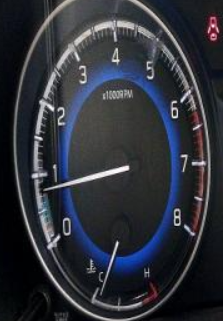
#> input picture src/test4.png, 223 x 321 px
$ python canny.py
#> lines starting #> are read from the running program, lines starting #| are printed output that depends on the picture; after the words box and inside, x2 and y2 are one past the last pixel; in counts of white or black regions, pixels touching at a corner belong together
#> further down, img is the input picture: shape (321, 223, 3); mean B, G, R 57.4, 49.1, 46.1
import cv2
import numpy as np

def principal_axes_from_contour(cnt):
    """
    Возвращает:
      mean (2,), eigenvalues (2,), eigenvectors (2,2)
    где eigenvectors[:,0] — главная ось (для max eigenvalue).
    """
    pts = cnt.reshape(-1, 2).astype(np.float64)
    mean = pts.mean(axis=0)

    # ковариация (PCA). Можно через моменты, но так устойчивее и проще.
    centered = pts - mean
    cov = (centered.T @ centered) / max(len(pts), 1)

    # eigen decomposition (2x2)
    vals, vecs = np.linalg.eigh(cov)  # vals по возрастанию
    order = np.argsort(vals)[::-1]    # по убыванию
    vals = vals[order]
    vecs = vecs[:, order]
    return mean, vals, vecs

def contour_endpoints_along_axis(cnt, mean, axis_vec):
    """
    Находит "концы" контура как min/max проекцию на главную ось.
    """
    pts = cnt.reshape(-1, 2).astype(np.float64)
    proj = (pts - mean) @ axis_vec  # скалярная проекция
    p_min = pts[np.argmin(proj)]
    p_max = pts[np.argmax(proj)]
    return p_min, p_max, proj.max() - proj.min()

def point_line_distance(pt, line_point, line_dir_unit):
    """
    Расстояние от точки pt до бесконечной прямой (line_point + t*line_dir_unit)
    """
    v = pt - line_point
    # в 2D: |v - (v·d)d|
    proj = np.dot(v, line_dir_unit) * line_dir_unit
    perp = v - proj
    return np.linalg.norm(perp)

def find_needle_contour(bgr, debug=False):
#> called with debug = False
    h, w = bgr.shape[:2]
#> h = 321; w = 223
    center = np.array([w/2.0, h/2.0], dtype=np.float64)
#> center = [111.5, 160.5]
    diag = np.hypot(w, h)
#> diag = 390.9

    gray = cv2.cvtColor(bgr, cv2.COLOR_BGR2GRAY)
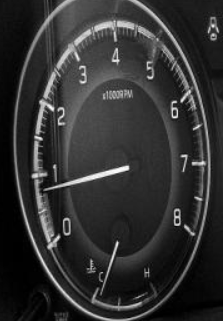
#> gray: shape (321, 223); min 0, max 253, mean 49.1
    gray = cv2.GaussianBlur(gray, (5, 5), 0)
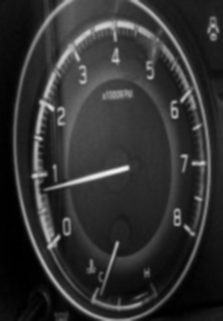
#> gray: shape (321, 223); min 0, max 243, mean 49.1

    edges = cv2.Canny(gray, 250, 400)
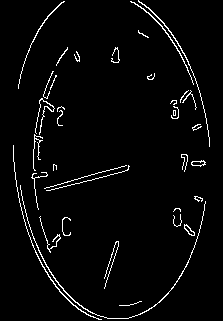
#> edges: shape (321, 223); 3.3% white in thin lines or dots, all inside (x1, y1, x2, y2) = (13, 0, 210, 320)

    kernel = cv2.getStructuringElement(cv2.MORPH_ELLIPSE, (5, 5))
    edges = cv2.morphologyEx(edges, cv2.MORPH_CLOSE, kernel, iterations=2)
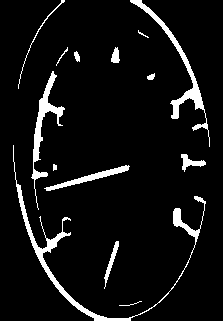
#> edges: shape (321, 223); 6.8% white; 14 white regions, largest, box (x1, y1, x2, y2) and area: (13, 145, 206, 321) 1679, (130, 0, 210, 147) 1067, (31, 71, 65, 210) 878
    edges = cv2.dilate(edges, kernel, iterations=1)
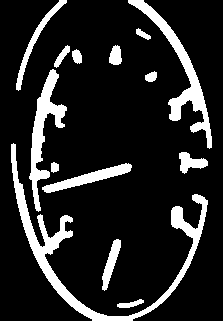
#> edges: shape (321, 223); 14.6% white; 14 white regions

    # --- 2) Контуры ---
    contours, _ = cv2.findContours(edges, cv2.RETR_EXTERNAL, cv2.CHAIN_APPROX_NONE)
#> contours = 14 contours; largest, box (x1, y1, x2, y2) and area: (11, 143, 208, 321) 3278, (128, 0, 212, 149) 1794, (29, 69, 67, 212) 1481, (42, 163, 132, 193) 730, (16, 0, 67, 91) 482

    best_cnt = None
    best_score = -1.0

    for cnt in contours:
        area = cv2.contourArea(cnt)
        if area < 50:  # отсекаем мелочь (подкрутить под ваши изображения)
            continue

        mean, vals, vecs = principal_axes_from_contour(cnt)
        lam1, lam2 = vals[0], vals[1]

        # Вытянутость: чем больше, тем "линейнее"
        elong = (lam1 + 1e-9) / (lam2 + 1e-9)

        # Главная ось
        axis = vecs[:, 0]
        axis = axis / (np.linalg.norm(axis) + 1e-12)

        # "Длина" по главной оси + концы
        p1, p2, length = contour_endpoints_along_axis(cnt, mean, axis)

        # Условие "стрелка выходит из центра": один конец близко к центру
        d1 = np.linalg.norm(p1 - center)
        d2 = np.linalg.norm(p2 - center)
        d_end = min(d1, d2)

        # Доп. проверка: центр рядом с главной осью (стрелка должна проходить рядом)
        d_line = point_line_distance(center, mean, axis)

        # Нормируем метрики
        length_n = length / (diag + 1e-9)
        d_end_n = d_end / (diag + 1e-9)
        d_line_n = d_line / (diag + 1e-9)

        # Гейты (жесткие отсекающие условия) — можно ослабить/усилить
        if elong < 10:            # недостаточно вытянут
            continue
        if length_n < 0.15:       # слишком короткий объект
            continue
        if d_end_n > 0.20:        # ни один конец не близко к центру
            continue
        if d_line_n > 0.10:       # главная ось далеко от центра
            continue

        # Score: хотим длинную, очень вытянутую, с концом у центра
        score = (np.log(elong) * 2.0) + (length_n * 3.0) + ((0.20 - d_end_n) * 4.0) + ((0.10 - d_line_n) * 2.0)

        if score > best_score:
            best_score = score
            best_cnt = cnt
#> this loop made 14 passes
#> (area, mean, cov in principal_axes_from_contour, vecs, lam1, lam2, elong, axis) on pass 3: (729.5, [86.74, 178.1], [[708.2, -184.9], [-184.9, 65.17]], [[-0.966, -0.258], [0.258, -0.966]], 757.6, 15.78, 48.01, [-0.966, 0.258])
#> (area, mean, cov in principal_axes_from_contour, vecs, lam1, lam2, elong, axis) on passes 1, 2, 4, 5, 6: (98, [130, 303.6], [[64.54, -11.68], [-11.68, 5.94]], [[-0.982, -0.189], [0.189, -0.982]], 66.78, 3.7, 18.04, [-0.982, 0.189]), (359, [110.3, 264], [[31.64, -67.14], [-67.14, 238.9]], [[-0.283, -0.959], [0.959, -0.283]], 258.8, 11.8, 21.94, [-0.283, 0.959]), (56, [54.25, 167], [[8.19, 0.00893], [0.00893, 10.46]], [[0.00392, -1], [1, 0.00392]], 10.46, 8.19, 1.28, [0.00392, 1]), (303, [190.5, 162.2], [[84.46, 5.26], [5.26, 36.2]], [[-0.994, 0.107], [-0.107, -0.994]], 85.03, 35.64, 2.39, [-0.994, -0.107]), (3278.5, [99.27, 245.3], [[4651.1, 866.3], [866.3, 2135.4]], [[-0.955, 0.297], [-0.297, -0.955]], 4920.6, 1866, 2.64, [-0.955, -0.297])
#> after the loop, best_cnt = contour of 185 points, box (x1, y1, x2, y2) (42, 163, 132, 193), area 730; best_score = 9.19

    if debug:
        dbg = bgr.copy()
        if best_cnt is not None:
            cv2.drawContours(dbg, [best_cnt], -1, (0, 255, 0), 2)
        return best_cnt, edges, dbg

    return best_cnt


img = cv2.imread("test4.png")
if img is None:
    raise FileNotFoundError("Не удалось прочитать test.png (проверь путь/имя файла)")

cnt = find_needle_contour(img, debug=False)
#> cnt has the same summary as best_cnt in find_needle_contour

# Маска и визуализация результата
mask = np.zeros(img.shape[:2], np.uint8)

if cnt is not None:
    cv2.drawContours(mask, [cnt], -1, 255, thickness=cv2.FILLED)
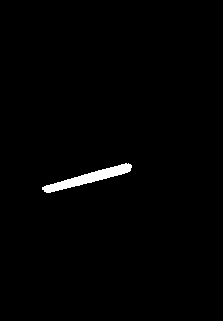
#> mask: shape (321, 223); 1.1% white; 1 white region, box (x1, y1, x2, y2) and area: (42, 163, 132, 193) 823

    # рисуем контур на копии исходного изображения
    overlay = img.copy()
    cv2.drawContours(overlay, [cnt], -1, (0, 255, 0), thickness=2)
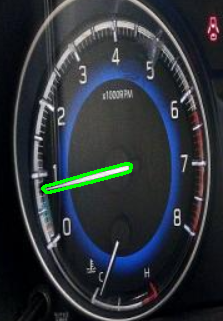
#> overlay: shape (321, 223, 3); 0.92% of pixels changed, all inside (x1, y1, x2, y2) = (41, 162, 133, 194)

    # Показать окна (работает в обычном Python/IDE)
    cv2.imshow("needle mask", mask)
    cv2.imshow("needle contour", overlay)
    cv2.waitKey(0)
    cv2.destroyAllWindows()

    # На всякий случай сохранить
    cv2.imwrite("needle_mask.png", mask)
    cv2.imwrite("needle_overlay.png", overlay)
else:
    print("Контур стрелки не найден (cnt is None).")

    # всё равно покажем пустую маску и исходник
    cv2.imshow("needle mask", mask)
    cv2.imshow("input", img)
    cv2.waitKey(0)
    cv2.destroyAllWindows()

    cv2.imwrite("needle_mask.png", mask)
    cv2.imwrite("input.png", img)

$ run again, with src/test1.png copied over src/test4.png
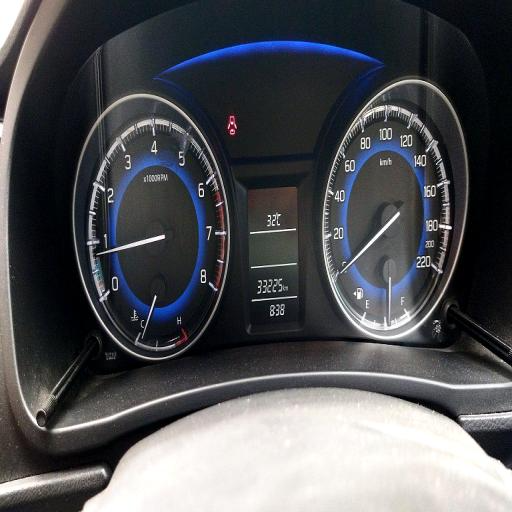
#> input picture src/test1.png, 512 x 512 px
#> img is the input picture: shape (512, 512, 3); mean B, G, R 86, 82.2, 81
#> in find_needle_contour, `edges = cv2.Canny(gray, 250, 400)`:
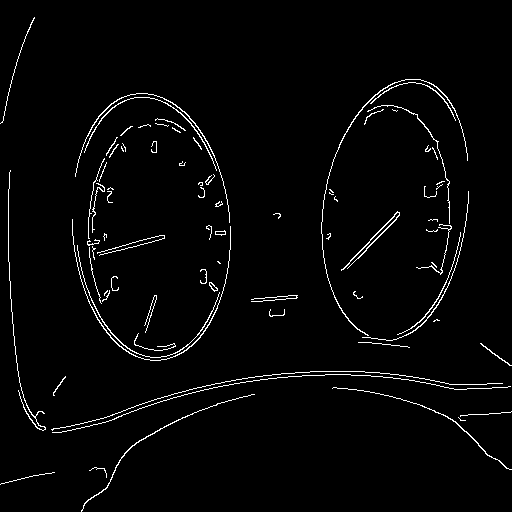
#> edges: shape (512, 512); 2.5% white in thin lines or dots
#> in find_needle_contour, `edges = cv2.dilate(edges, kernel, iterations=1)`:
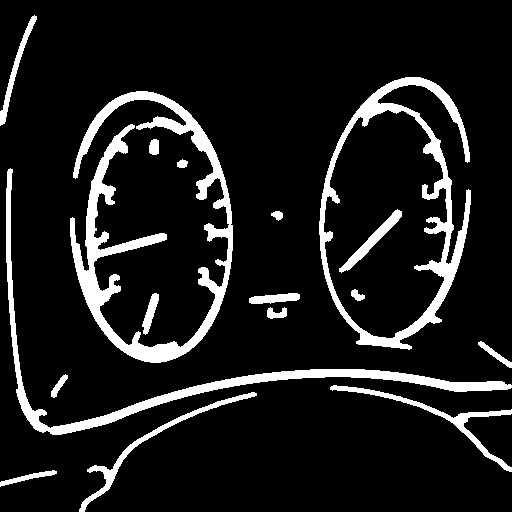
#> edges: shape (512, 512); 10.9% white; 17 white regions
#> contours = 15 contours; largest, box (x1, y1, x2, y2) and area: (319, 77, 471, 350) 27497, (70, 91, 233, 363) 8832, (6, 168, 512, 435) 4994, (330, 385, 512, 472) 1148, (79, 392, 257, 512) 1090
#> the loop in find_needle_contour, `for cnt in contours:` made 15 passes
#> (area, mean, cov in principal_axes_from_contour, vecs, lam1, lam2, elong, axis) on passes 1 to 3: (221, [27.53, 477.2], [[287.8, -62.53], [-62.53, 17.6]], [[-0.977, -0.215], [0.215, -0.977]], 301.6, 3.84, 78.64, [-0.977, 0.215]), (1090, [155.2, 442], [[2855.1, -1805.3], [-1805.3, 1252.5]], [[-0.838, -0.545], [0.545, -0.838]], 4028.9, 78.67, 51.21, [-0.838, 0.545]), (1148.5, [436.1, 414.5], [[2974.6, 993.7], [993.7, 524.2]], [[-0.943, 0.334], [-0.334, -0.943]], 3326.9, 171.9, 19.36, [-0.943, -0.334])
#> after the loop in find_needle_contour, `for cnt in contours:`: best_score = -1

$ run again, with src/test6.png copied over src/test4.png
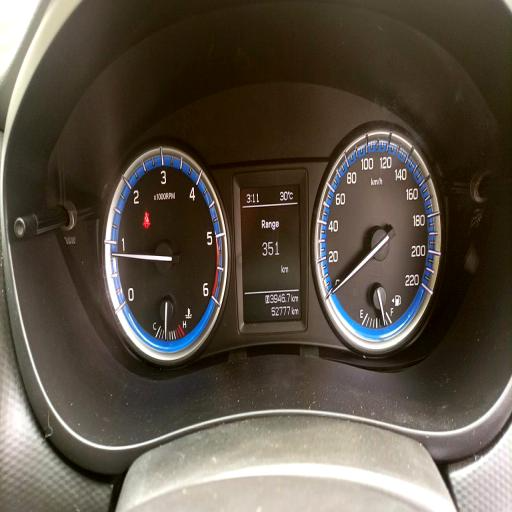
#> input picture src/test6.png, 512 x 512 px
#> img is the input picture: shape (512, 512, 3); mean B, G, R 69.7, 81.7, 91
#> in find_needle_contour, `edges = cv2.Canny(gray, 250, 400)`:
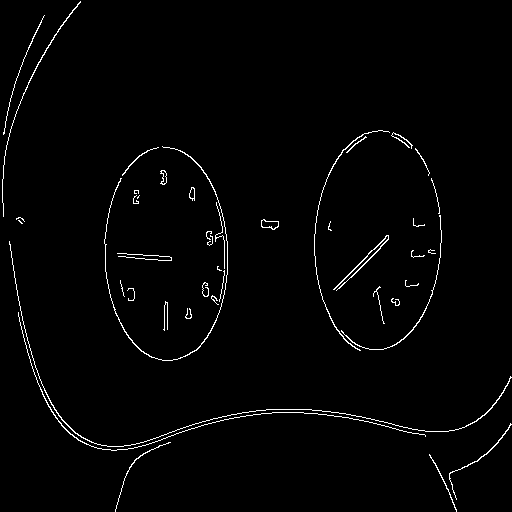
#> edges: shape (512, 512); 1.7% white in thin lines or dots
#> in find_needle_contour, `edges = cv2.dilate(edges, kernel, iterations=1)`:
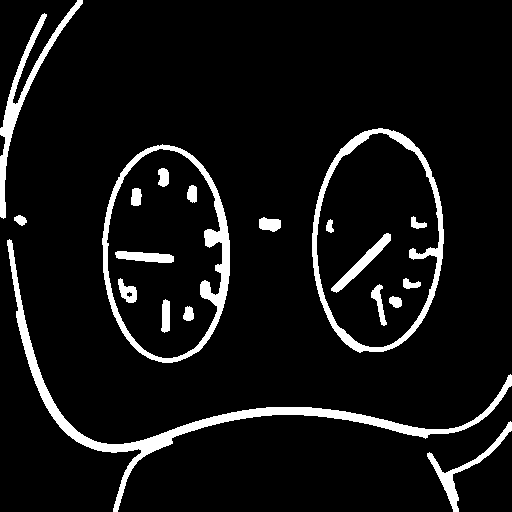
#> edges: shape (512, 512); 7.5% white; 20 white regions
#> contours = 7 contours; box (x1, y1, x2, y2) and area: (312, 128, 444, 353) 23109, (102, 144, 230, 363) 21818, (7, 239, 512, 512) 5114, (0, 0, 83, 219) 1830, (427, 421, 512, 512) 852, (259, 217, 281, 232) 220, (14, 215, 27, 226) 78
#> the loop in find_needle_contour, `for cnt in contours:` made 7 passes
#> (area, mean, cov in principal_axes_from_contour, vecs, lam1, lam2, elong, axis) on passes 1 to 3: (851.5, [464.9, 466], [[605.2, -373.8], [-373.8, 518.4]], [[-0.747, -0.665], [0.665, -0.747]], 938.1, 185.5, 5.06, [-0.747, 0.665]), (5114, [209.6, 404.2], [[25463.1, 3347.1], [3347.1, 3100.8]], [[-0.989, 0.145], [-0.145, -0.989]], 25953.3, 2610.6, 9.94, [-0.989, -0.145]), (220.5, [269.3, 223.8], [[56.18, 2.5], [2.5, 22.33]], [[-0.997, 0.0732], [-0.0732, -0.997]], 56.36, 22.14, 2.55, [-0.997, -0.0732])
#> after the loop in find_needle_contour, `for cnt in contours:`: best_score = -1
